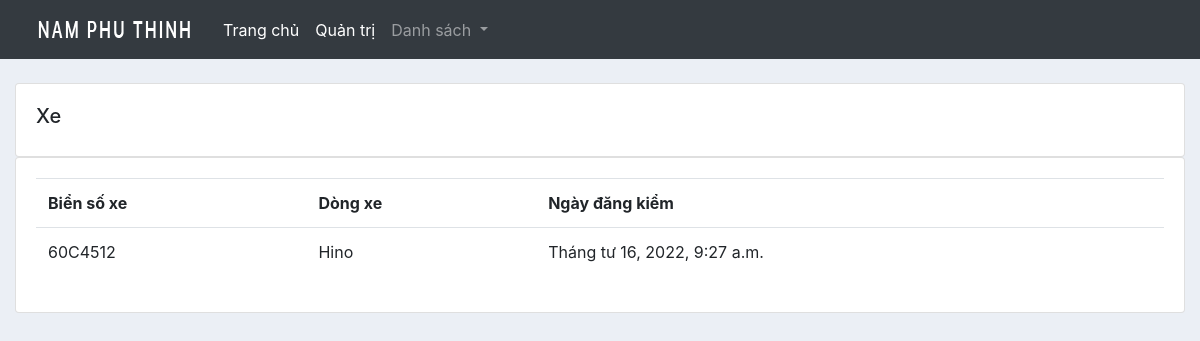
Page /vehicle/ on the committed database.
### transport/models.py (models this page shows, shortened)
class Vehicle(models.Model):
    license_plates = models.CharField(max_length=200, null=True, verbose_name=_('license plates'))
    model = models.ForeignKey(ModelVehicle, verbose_name=_('model'), on_delete=models.CASCADE)
    date_register = models.DateTimeField(default=datetime.now(), null=True, verbose_name=_('date register'))
    class Meta:
        verbose_name = _('Vehicle')
        verbose_name_plural = _('Vehicles')

class ModelVehicle(models.Model):
    name = models.CharField(max_length=200, null=True, verbose_name=_('name'))
    class Meta:
        verbose_name = _('Model Vehicle')
        verbose_name_plural = _('Model Vehicle')
    def __str__(self):
        return self.name

### transport/views.py (the view)
# urls.py: path('vehicle/', views.vehicle, name='vehicle'),
def vehicle(request):
    vehicle_items = Vehicle.objects.all()
    return render(request, 'transport/vehicle.html', {'vehicles': vehicle_items})

### transport/templates/transport/vehicle.html
{% extends 'transport/main.html' %}
{% block content%}
<br>
<div class="row-md-12">
    <div class="col-md-12">
        <div class="card card-body">
            <h5>Xe</h5>
        </div>
        <div class="card card-body">
            <table class="table">
                <tr>
                    <th>Biển số xe</th>
                    <th>Dòng xe</th>
                    <th>Ngày đăng kiểm</th>
                </tr>
                {% for i in vehicles%}
                <tr>
                    <td> {{i.license_plates}} </td>
                    <td> {{i.model}} </td>
                    <td> {{i.date_register}} </td>
                </tr>
                {% endfor %}
            </table>
        </div>
    </div>
</div>
{% endblock %}

### static/css/main.css (style rules this page uses)
body { background-color: #ebeff5; }

### rows in the picture
Vehicle: license_plates "60C4512", model "Hino", date_register "Tháng tư 16, 2022, 9:27 a.m."
